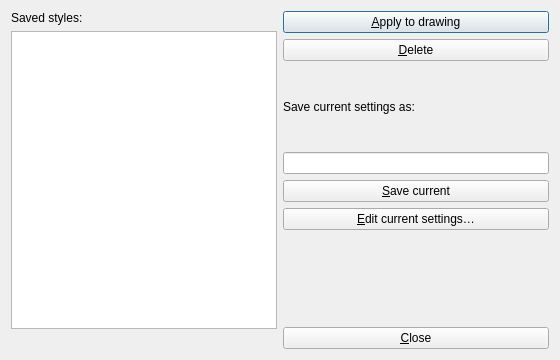
<?xml version="1.0" encoding="UTF-8"?>
<ui version="4.0">
 <class>DimStylesDialog</class>
 <widget class="QDialog" name="DimStylesDialog">
  <property name="windowTitle"><string>Dimension Styles</string></property>
  <property name="minimumSize"><size><width>560</width><height>360</height></size></property>
  <layout class="QHBoxLayout" name="MainLayout">
   <item>
    <layout class="QVBoxLayout" name="LeftLayout">
     <item><widget class="QLabel" name="StylesLabel"><property name="text"><string>Saved styles:</string></property></widget></item>
     <item><widget class="QListWidget" name="Styles"/></item>
     <item><widget class="QLabel" name="Details"><property name="wordWrap"><bool>true</bool></property></widget></item>
    </layout>
   </item>
   <item>
    <layout class="QVBoxLayout" name="RightLayout">
     <item><widget class="QPushButton" name="Apply"><property name="text"><string>&amp;Apply to drawing</string></property></widget></item>
     <item><widget class="QPushButton" name="Delete"><property name="text"><string>&amp;Delete</string></property></widget></item>
     <item><widget class="QLabel" name="NameLabel"><property name="text"><string>Save current settings as:</string></property></widget></item>
     <item><widget class="QLineEdit" name="Name"/></item>
     <item><widget class="QPushButton" name="SaveCurrent"><property name="text"><string>&amp;Save current</string></property></widget></item>
     <item><widget class="QPushButton" name="EditCurrent"><property name="text"><string>&amp;Edit current settings…</string></property></widget></item>
     <item><spacer name="Spacer"><property name="orientation"><enum>Qt::Vertical</enum></property></spacer></item>
     <item><widget class="QLabel" name="Message"><property name="wordWrap"><bool>true</bool></property></widget></item>
     <item><widget class="QPushButton" name="Close"><property name="text"><string>&amp;Close</string></property></widget></item>
    </layout>
   </item>
  </layout>
 </widget>
 <resources/>
 <connections>
  <connection><sender>Close</sender><signal>clicked()</signal><receiver>DimStylesDialog</receiver><slot>accept()</slot></connection>
 </connections>
</ui>
